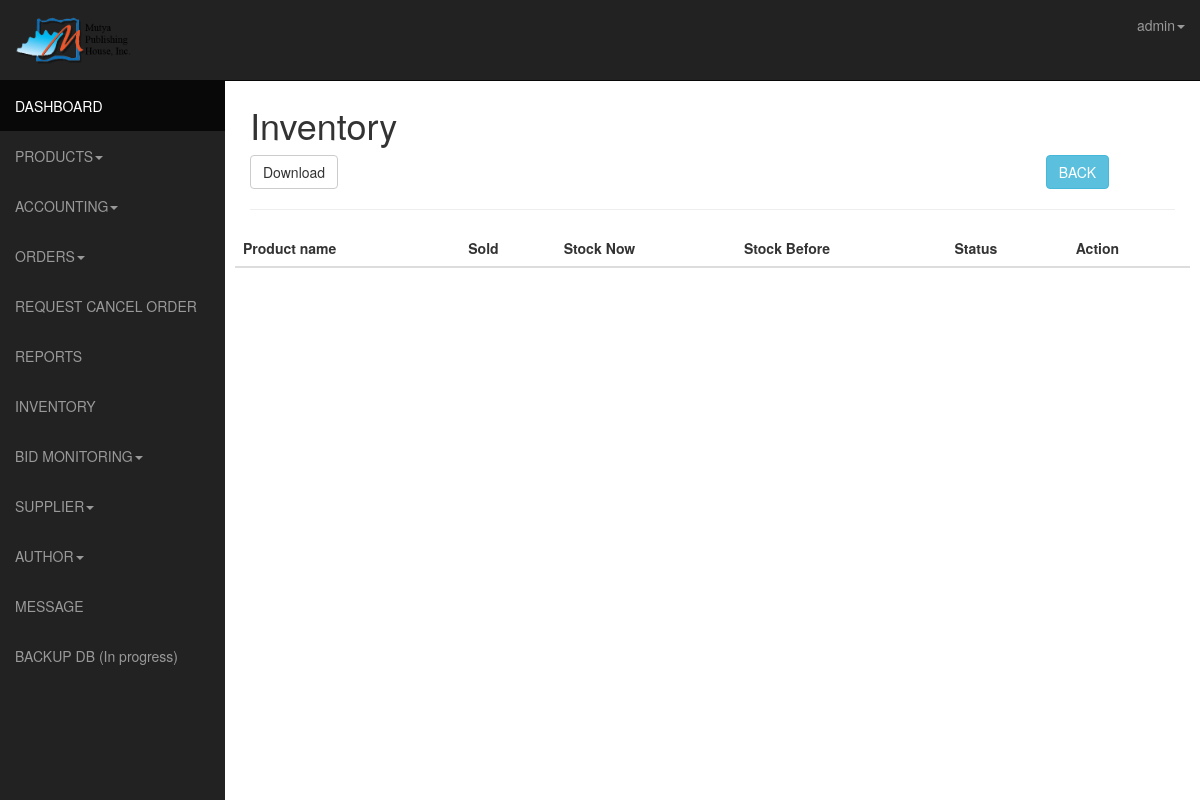
/admin/inventory.php (signed in), run on an earlier commit of the app's database.
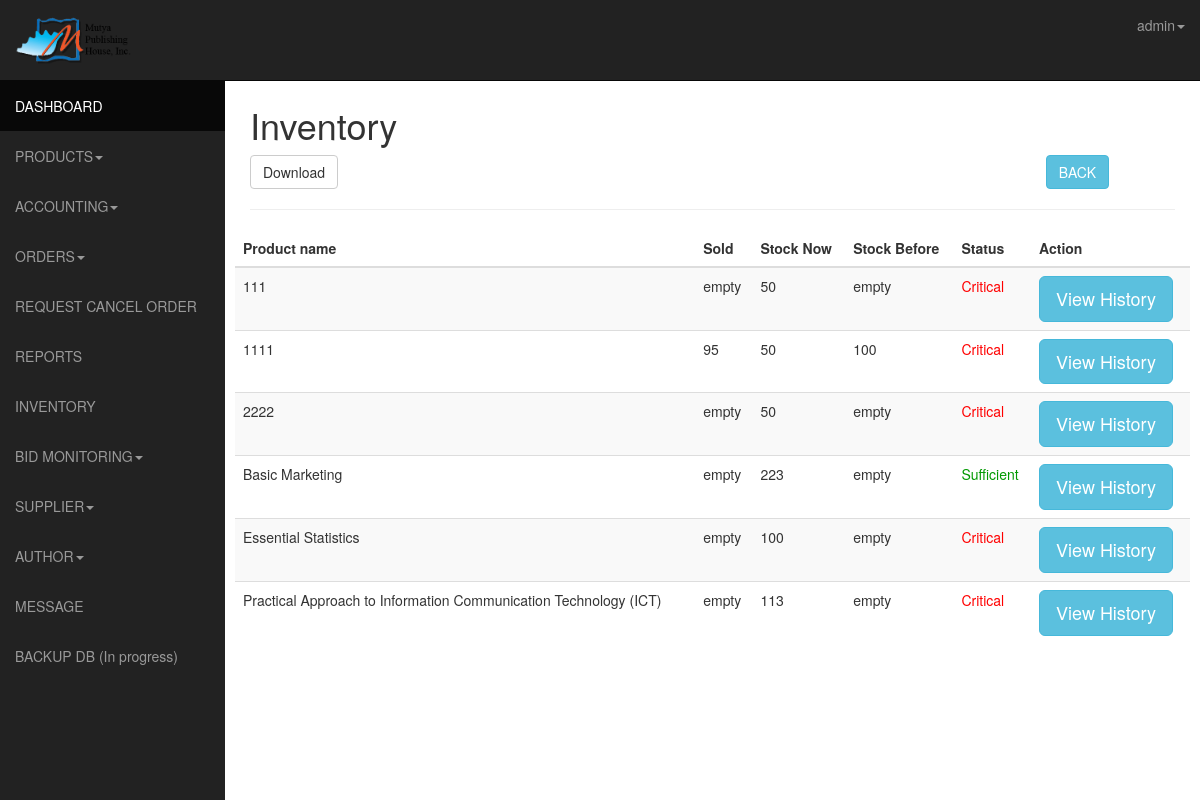
And on a later commit of the database.
### tables this page shows
CREATE TABLE IF NOT EXISTS `critical_level` (
  `id` int(11) NOT NULL AUTO_INCREMENT,
  `product_id` int(11) NOT NULL,
  `crit_level` int(11) NOT NULL,
  `type` varchar(10) NOT NULL,
  `created_date` timestamp NOT NULL DEFAULT CURRENT_TIMESTAMP,
  PRIMARY KEY (`id`)
);

CREATE TABLE IF NOT EXISTS `products` (
  `id` int(11) NOT NULL AUTO_INCREMENT,
  `author_id` int(11) NOT NULL,
  `product_name` varchar(255) NOT NULL,
  `price` varchar(16) NOT NULL,
  `details` text NOT NULL,
  `stock` int(11) NOT NULL,
  `category` varchar(16) NOT NULL,
  `sub_category` varchar(50) NOT NULL,
  `status` varchar(50) NOT NULL,
  `timestamp` varchar(10) NOT NULL,
  `date_added` date NOT NULL,
  `ext` varchar(4) NOT NULL,
  PRIMARY KEY (`id`)
);

### admin/inventory.php (the view, shortened to what this page needs)
<!DOCTYPE html>
<html lang="en">
  <head>
    <link href="css/bootstrap.css" rel="stylesheet">
    <link href="css/sb-admin.css" rel="stylesheet">-->
    <link rel="stylesheet" href="css/morris-0.4.3.min.css">
  </head>
  <body>
    <div id="wrapper">
      <nav class="navbar navbar-inverse  navbar-fixed-top" role="navigation">
      <?php include 'template/sidebar.php'?>
		<?php include 'template/top.php'?>
      </nav>
      <div id="page-wrapper">
        <div class="row">
          <div class="col-lg-12">
            <h1>Inventory <small></small></h1>
            <div class="row">
            <div class="col-lg-10">
              <button onclick="window.location='excel_download.php?inventory=print'" target="_blank" class="btn btn-default">Download</button>
           </div>
           <div class="col-lg-2 pull-right">
              <button onclick="window.location='reports.php'" class="btn btn-info">BACK</button>
           </div>
       </div>
           <hr>
          </div>
        </div>
       <div class="row">
       <div class="table-responsive">
        <table class="table table-striped">
          <thead>
    <th>Product name</th>
    <th>Sold</th>
    <th>Stock Now</th>
    <th>Stock Before</th>
     <th>Status</th>
     <th>Action</th>
	 		    </thead>
          <tbody>
  				   <?php
$sql = mysql_query("SELECT products.*, critical_level.product_id, critical_level.crit_level FROM products INNER JOIN critical_level ON products.id=critical_level.product_id ORDER BY product_name ASC");
$productCount = mysql_num_rows($sql);
$count = 0;
if ($productCount > 0) {
	while($row = mysql_fetch_array($sql)){
			$id = $row['id'];
      $pname = $row["product_name"];
      $critLevel = $row['crit_level'];
			$stock_query = mysql_query("SELECT qty_added as stock, SUM(qty_added) as sold FROM product_history WHERE pid = $id ORDER BY Date asc limit 1");
      $stock_query_count = mysql_num_rows($stock_query);
		  $previous_stock='empty';
      $lessted_value='empty';
      if ($stock_query_count > 0) {
        while($stock_row = mysql_fetch_array($stock_query)) {
          if(!empty($stock_row['stock'])){
            $previous_stock = $stock_row['stock'];
          }
          if(!empty($stock_row['sold'])){
            $lessted_value = $stock_row['sold'];
          }
        }
      }
			  $current_stock = $row["stock"];
          if($current_stock <= $critLevel){
         $status = '<span style="color: #F00">Critical</span>';
         }
         else if($current_stock == 0){
            $status = '<span style="color: #333">0 Stock</span>';
           }
           else{
             $status = '<span style="color: #090">Sufficient</span>';
             }
	echo '
  <tr>
	    <td>'.$pname.'</td>
    <td>'.$lessted_value.'</td>
    <td>'.$current_stock.'</td>
     <td >'.$previous_stock.'</td>
	  <td>'.$status.'</td>
	 <td><button class="btn btn-info btn-lg pull-left" data-toggle="modal" data-target="#myModal'.$count.'">View History</button></td>
  </tr>
  ';
  ?>
  <?php
  $count++;
    }
}
else
{
	$product_list = "You have no products listed in your store yet";
}
?>
    		</tbody>
   	      </table>
       </div>
        </div>
      </div>
    </div>
  </body>
</html>

What changed in the data, as far as the page shows it:
added critical_level: product.product_name "111", lessted_value "empty", product.stock "50", previous_stock "empty", crit_level "Critical"
added critical_level: product.product_name "1111", lessted_value "95", product.stock "50", previous_stock "100", crit_level "Critical"
added critical_level: product.product_name "2222", lessted_value "empty", product.stock "50", previous_stock "empty", crit_level "Critical"
added critical_level: product.product_name "Basic Marketing", lessted_value "empty", product.stock "223", previous_stock "empty", shows "Sufficient"
now on this page (row edited): critical_level: product.product_name "Essential Statistics", lessted_value "empty", product.stock "100", previous_stock "empty", crit_level "Critical"
now on this page (row edited): critical_level: product.product_name "Practical Approach to Information Communication Technology (ICT)", lessted_value "empty", product.stock "113", previous_stock "empty", crit_level "Critical"
